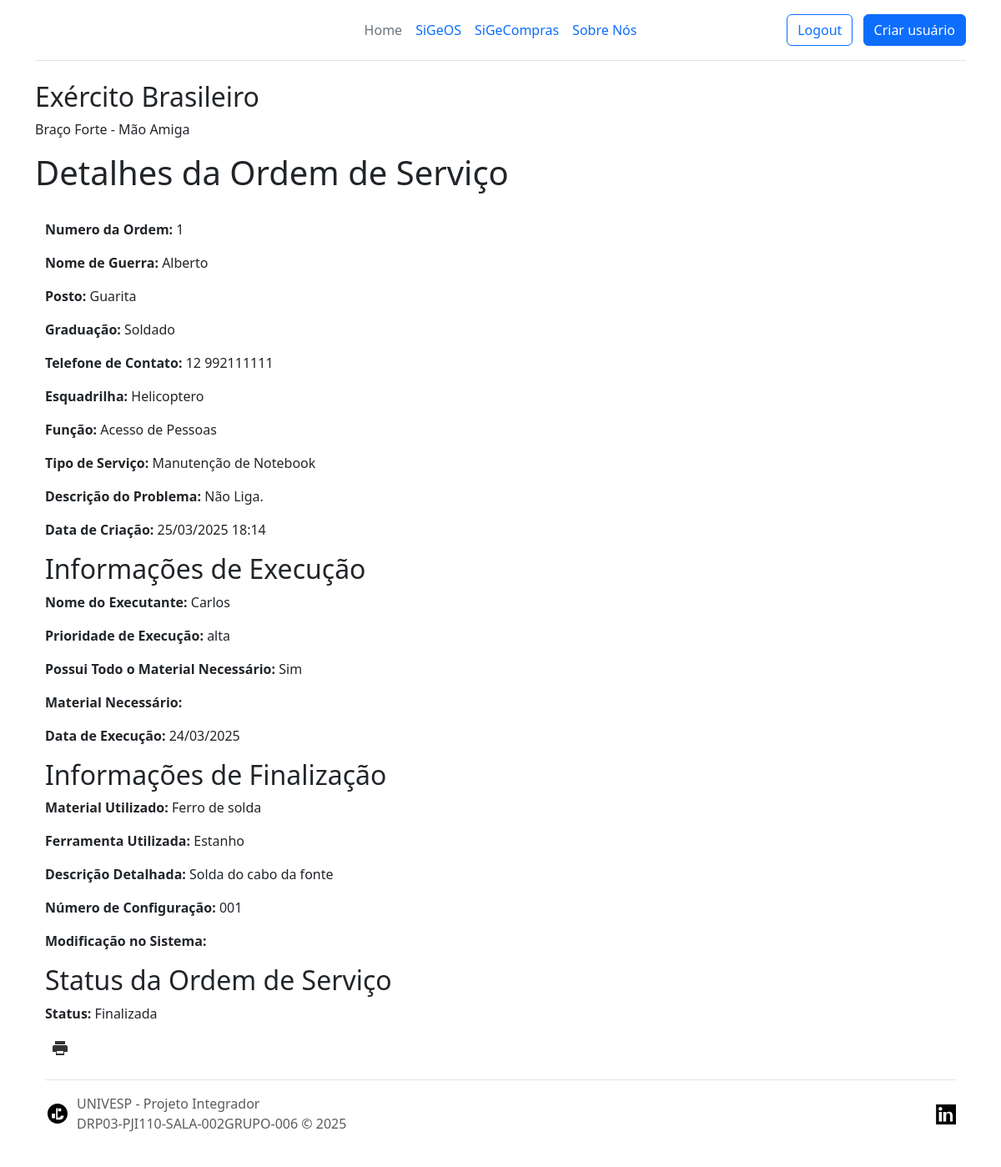
/1/ (signed in), run on the app's committed database.
### ordens/models.py (models this page shows)
class OrdemDeServico(models.Model):
    TIPO_SERVICO_CHOICES = [
        ('notebook', 'Manutenção de Notebook'),
        ('computador', 'Manutenção de Microcomputador'),
        ('acesso', 'Controle de Acesso'),
    ]
    nome_guerra = models.CharField(max_length=100)
    posto = models.CharField(max_length=50)
    graduacao = models.CharField(max_length=50)
    telefone_contato = models.CharField(max_length=15)
    esquadrilha = models.CharField(max_length=100)
    funcao = models.CharField(max_length=100)
    tipo_servico = models.CharField(max_length=50, choices=TIPO_SERVICO_CHOICES)
    descricao_problema = models.TextField()
    data_criacao = models.DateTimeField(auto_now_add=True)
    status = models.CharField(max_length=20, default='Aberta', editable=False)
    nome_executante = models.CharField(max_length=100, null=True, blank=True)
    prioridade_execucao = models.CharField(max_length=20, choices=[('alta', 'Alta'), ('media', 'Média'), ('baixa', 'Baixa')], null=True, blank=True)
    possui_material = models.BooleanField(default=False)
    material_necessario = models.TextField(null=True, blank=True)
    data_execucao = models.DateTimeField(null=True, blank=True)
    material_utilizado = models.TextField(null=True, blank=True, verbose_name="Material Utilizado")
    ferramenta_utilizada = models.TextField(null=True, blank=True, verbose_name="Ferramenta Utilizada")
    descricao_detalhada = models.TextField(null=True, blank=True, verbose_name="Descrição Detalhada")
    numero_configuracao = models.CharField(max_length=100, null=True, blank=True, verbose_name="Número de Configuração")
    modificacao_sistema = models.TextField(null=True, blank=True, verbose_name="Modificação no Sistema (se aplicável)")
    fornecedor = models.CharField(max_length=100, null=True, blank=True)
    valor_compra = models.DecimalField(max_digits=10, decimal_places=2, null=True, blank=True)
    status_compra = models.CharField(
        max_length=20,
        choices=[
            ('pendente', 'Pendente'),
            ('negociado', 'Negociado'),
            ('entregue', 'Entregue'),
            ('disponivel', 'Disponível'),
            ('deferido', 'Deferido')
        ],
        default='pendente'
    )

### ordens/views.py (the view)
# urls.py: path('<int:pk>/', detalhar_ordem, name='detalhar_ordem'),
@verifica_grupo(['Administrador', 'Usuario', 'Tecnico'], login_url='/erro_permissao/')
def detalhar_ordem(request, pk):
    ordem = get_object_or_404(OrdemDeServico, pk=pk)
    return render(request, 'detalhar_ordem.html', {'ordem': ordem})

### ordens/views.py (called while the page is built)
def verifica_grupo(lista_grupos, login_url='/erro_permissao/'):
    def decorator(view_func):
        @wraps(view_func)
        def _wrapped_view(request, *args, **kwargs):
            if request.user.is_authenticated and request.user.groups.filter(name__in=lista_grupos).exists():
                return view_func(request, *args, **kwargs)
            else:
                return redirect(login_url)  # Redireciona para a página de erro de permissão
        return _wrapped_view
    return decorator

### ordens/templates/detalhar_ordem.html (shortened to what this page needs)
<!DOCTYPE html>
<html lang="pt-BR" data-bs-theme="auto">
<head>
    <link href="https://cdn.jsdelivr.net/npm/bootstrap@5.3.6/dist/css/bootstrap.min.css" rel="stylesheet">
</head>
<body>
    <div class="container">
        <header class="d-flex flex-wrap align-items-center justify-content-center justify-content-md-between py-3 mb-4 border-bottom">
            <div class="col-md-3 mb-2 mb-md-0">
                <a href="/" class="d-inline-flex link-body-emphasis text-decoration-none">
                    <svg class="bi" width="40" height="32" role="img" aria-label="Bootstrap">
                        <use xlink:href="#bootstrap" />
                    </svg>
                </a>
            </div>
            <ul class="nav col-12 col-md-auto mb-2 justify-content-center mb-md-0">
                <li><a href="{% url 'home' %}" class="nav-link px-2 link-secondary">Home</a></li>
                <li><a href="{% url 'home_ordem' %}" class="nav-link px-2">SiGeOS</a></li>
                <li><a href="{% url 'home_compras' %}" class="nav-link px-2">SiGeCompras</a></li>
                <li><a href="{% url 'about' %}" class="nav-link px-2">Sobre Nós</a></li>
            </ul>
            <div class="col-md-3 text-end">
                {% if user.is_authenticated %}
                <a href="{% url 'logout' %}" class="btn btn-outline-primary me-2">Logout</a> {% else %}
                <a href="{% url 'login' %}" class="btn btn-outline-primary me-2">Login</a> {% endif %} {% if user.groups.all.0.name == "Administrador" %}
                <a href="{% url 'registrar' %}" class="btn btn-primary">Criar usuário</a> {% endif %}
            </div>
    </div>
    <div class="container">
        <h2>Exército Brasileiro</h2>
        <p>Braço Forte - Mão Amiga</p>
    </div>
    <div class="container">
        <h1>Detalhes da Ordem de Serviço</h1>
        <br>
        <div class="container text-justify">
            <p><strong>Numero da Ordem:</strong> {{ ordem.id }}</p>
            <p><strong>Nome de Guerra:</strong> {{ ordem.nome_guerra }}</p>
            <p><strong>Posto:</strong> {{ ordem.posto }}</p>
            <p><strong>Graduação:</strong> {{ ordem.graduacao }}</p>
            <p><strong>Telefone de Contato:</strong> {{ ordem.telefone_contato }}</p>
            <p><strong>Esquadrilha:</strong> {{ ordem.esquadrilha }}</p>
            <p><strong>Função:</strong> {{ ordem.funcao }}</p>
            <p><strong>Tipo de Serviço:</strong> {{ ordem.get_tipo_servico_display }}</p>
            <p><strong>Descrição do Problema:</strong> {{ ordem.descricao_problema }}</p>
            <p><strong>Data de Criação:</strong> {{ ordem.data_criacao|date:"d/m/Y H:i" }}</p>
            <h2>Informações de Execução</h2>
            <p><strong>Nome do Executante:</strong> {{ ordem.nome_executante }}</p>
            <p><strong>Prioridade de Execução:</strong> {{ ordem.prioridade_execucao }}</p>
            <p><strong>Possui Todo o Material Necessário:</strong> {{ ordem.possui_material|yesno:"Sim,Não" }}</p>
            <p><strong>Material Necessário:</strong> {{ ordem.material_necessario }}</p>
            <p><strong>Data de Execução:</strong> {{ ordem.data_execucao|date:"d/m/Y" }}</p>
            <h2>Informações de Finalização</h2>
            <p><strong>Material Utilizado:</strong> {{ ordem.material_utilizado }}</p>
            <p><strong>Ferramenta Utilizada:</strong> {{ ordem.ferramenta_utilizada }}</p>
            <p><strong>Descrição Detalhada:</strong> {{ ordem.descricao_detalhada }}</p>
            <p><strong>Número de Configuração:</strong> {{ ordem.numero_configuracao }}</p>
            <p><strong>Modificação no Sistema:</strong> {{ ordem.modificacao_sistema }}</p>
            <h2>Status da Ordem de Serviço</h2>
            <p><strong>Status:</strong> {{ ordem.status }}</p>
            <button onclick="window.print()" style="background: none; border: none; cursor: pointer;" title="Imprimir">
                <svg xmlns="http://www.w3.org/2000/svg" width="24" height="24" fill="currentColor" viewBox="0 0 24 24">
                    <path d="M19 8H5c-1.1 0-2 .9-2 2v6h4v4h10v-4h4v-6c0-1.1-.9-2-2-2zM16 18H8v-3h8v3zM18 3H6v4h12V3z" />
                </svg>
            </button>
        </div>
        <div class="container">
            <footer class="d-flex flex-wrap justify-content-between align-items-center py-3 my-4 border-top">
                <div class="col-md-4 d-flex align-items-center">
                    <a href="/" class="mb-3 me-2 mb-md-0 text-body-secondary text-decoration-none lh-1" aria-label="Bootstrap">
                        <svg class="bi" width="30" height="24" aria-hidden="true">
                            <use xlink:href="#django" />
                        </svg>
                    </a>
                    <span class="mb-3 mb-md-0 text-body-secondary">UNIVESP - Projeto Integrador <br> DRP03-PJI110-SALA-002GRUPO-006 &copy; 2025</span>
                </div>
                <ul class="nav col-md-4 justify-content-end list-unstyled d-flex">
                    <li class="ms-3">
                        <a class="text-body-secondary" href="https://www.linkedin.com/in/josecemessias" aria-label="#linkedin">
                            <svg class="bi" width="24" height="24" aria-hidden="true">
                                <use xlink:href="#linkedin" />
                            </svg>
                        </a>
                    </li>
                </ul>
            </footer>
        </div>
</body>
</html>

### ordens/templates/detalhar_ordem.html (style rules this page uses)
.text-justify { text-align: justify; }
button svg { color: #333; transition: color 0.2s; }

### data on the page
OrdemDeServico: id "1", nome_guerra "Alberto", posto "Guarita", graduacao "Soldado", telefone_contato "12 992111111", esquadrilha "Helicoptero", funcao "Acesso de Pessoas", tipo_servico "Manutenção de Notebook", descricao_problema "Não Liga.", data_criacao "25/03/2025 18:14", nome_executante "Carlos", prioridade_execucao "alta", possui_material "Sim", data_execucao "24/03/2025", material_utilizado "Ferro de solda", ferramenta_utilizada "Estanho", descricao_detalhada "Solda do cabo da fonte", numero_configuracao "001", status "Finalizada"
